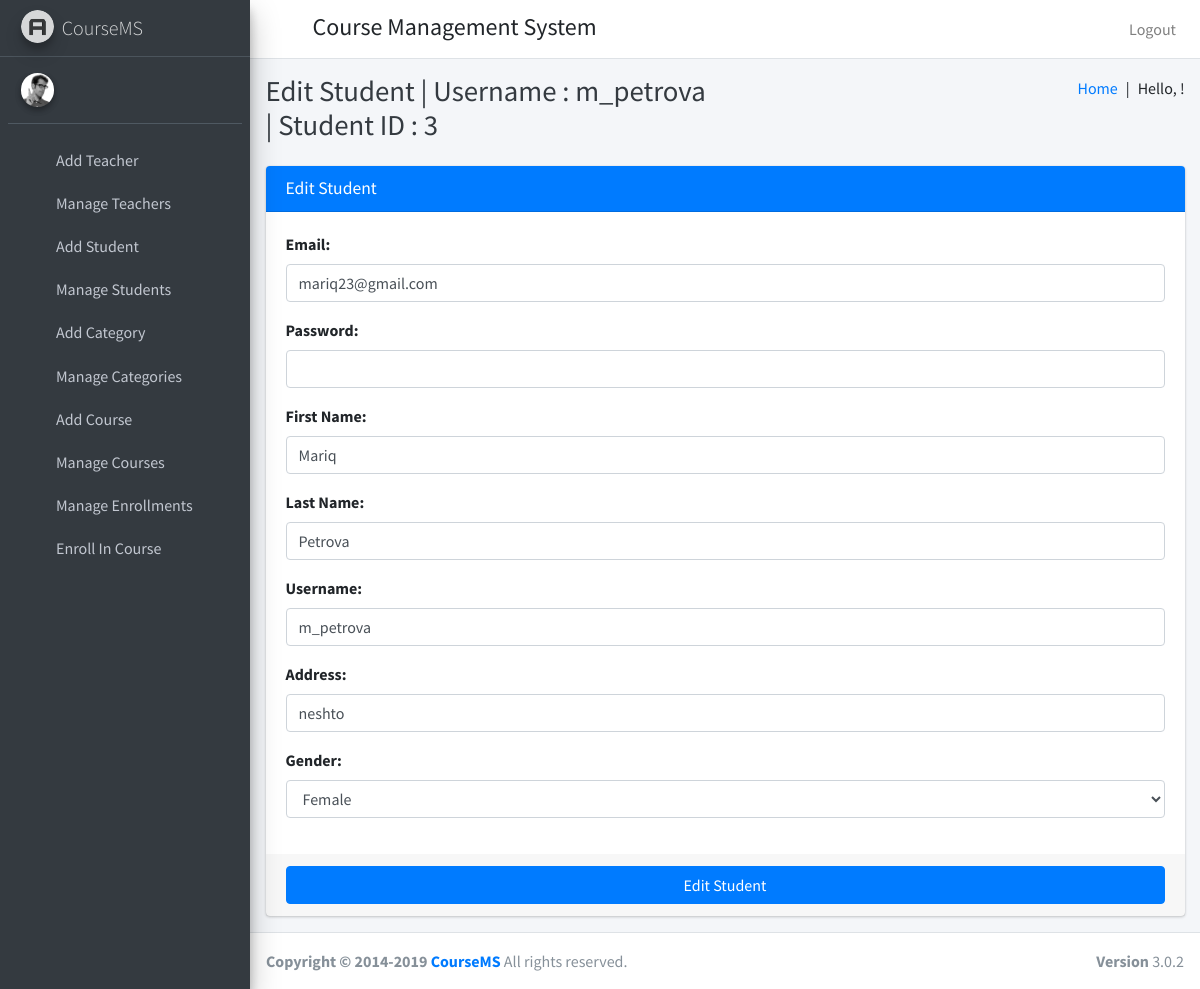
Before: /edit_student/3 with the older database file.
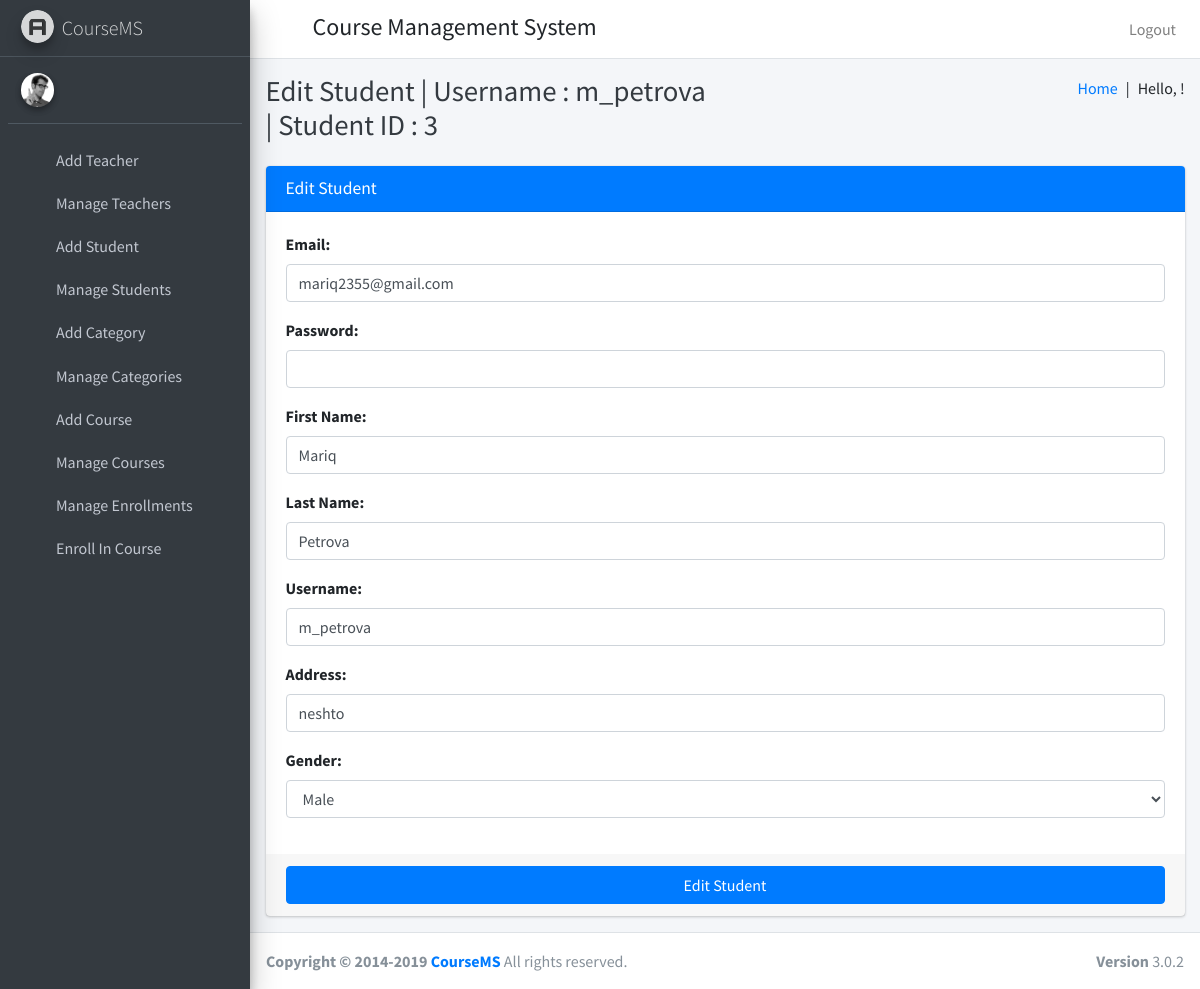
After: the same page with the newer database file.
### course/models.py (models this page shows, shortened)
class User(AbstractUser):
    USER_TYPE_SELECTION = (
        (1, "HOD"),
        (2, "Teacher"),
        (3, "Student")
    )
    user_type = models.CharField(max_length=1, choices=USER_TYPE_SELECTION, default=1)

class Student(models.Model):
    id = models.AutoField(primary_key=True)
    user = models.OneToOneField(User, on_delete=models.CASCADE)
    gender = models.CharField(max_length=6)
    address = models.TextField()

### course/HodViews.py (the view)
# urls.py: path('edit_student/<str:student_id>', HodViews.edit_student, name="edit_student"),
def edit_student(request, student_id):
    request.session['student_id']=student_id
    student=Student.objects.get(user=student_id)
    form=EditStudentForm()
    form.fields['email'].initial=student.user.email
    form.fields['first_name'].initial=student.user.first_name
    form.fields['last_name'].initial=student.user.last_name
    form.fields['username'].initial=student.user.username
    form.fields['address'].initial=student.address
    form.fields['gender'].initial=student.gender
    return render(request, "hod_templates/edit_student_template.html",{"form":form, "id":student_id, "username":student.user.username})

### course/forms.py
class EditStudentForm(forms.Form):
    email = forms.EmailField(label="Email", max_length=50, widget=forms.EmailInput(attrs={"class":"form-control"}))
    password = forms.CharField(label="Password", max_length=50, widget=forms.PasswordInput(attrs={"class":"form-control"}))
    first_name = forms.CharField(label="First Name", max_length=50, widget=forms.TextInput(attrs={"class":"form-control"}))
    last_name = forms.CharField(label="Last Name", max_length=50, widget=forms.TextInput(attrs={"class":"form-control"}))
    username = forms.CharField(label="Username", max_length=50, widget=forms.TextInput(attrs={"class":"form-control"}))
    address = forms.CharField(label="Address", max_length=50, widget=forms.TextInput(attrs={"class":"form-control"}))
    gender_list = (
        ('Male','Male'),
        ('Female','Female')
    )
    gender = forms.ChoiceField(label="Gender", choices=gender_list, widget=forms.Select(attrs={"class":"form-control"}))

### course/templates/hod_templates/edit_student_template.html
{% extends 'hod_templates/base_template.html' %}
{% block page_title %}
Edit Student | Username : {{ username }} | Student ID : {{ id }}
{% endblock page_title %}
{% block main_content %}
<section class="content">
    <div class="container-fluid">
        <div class="row">
            <div class="col-md-12">
                <div class="card card-primary">
                    <div class="card-header">
                        <h3 class="card-title">Edit Student</h3>
                    </div>
                    {% url 'edit_student_save' as action_path %}
                    {% include 'hod_templates/form_template.html' with messages=messages form=form action_path=action_path button_text="Edit Student" %}
                </div>
            </div>
        </div>
</section>
{% endblock main_content %}

### course/templates/hod_templates/form_template.html (shortened to what this page needs)
<form role="form" method="POST" action="{{ action_path }}" enctype="multipart/form-data">
    <div class="card-body">
        {% for field in form %}
        <div class="form-group">
            {{ field.label_tag }}
            {{ field }}
        </div>
        {% endfor %}
    </div>
    <div class="card-footer">
        <button type="submit" class="btn btn-primary btn-block">{{ button_text }}</button>
    </div>
</form>

Changed rows visible on the page:
changed User "m_petrova": email "mariq23@gmail.com" → "mariq2355@gmail.com"
changed Student "neshto": gender "Female" → "Male"
